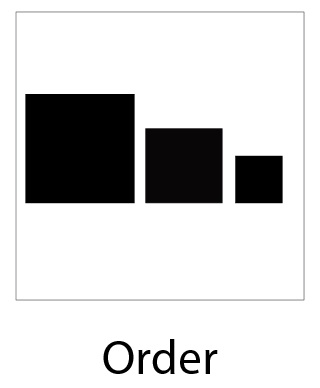
#> input picture images/order-copy.jpg, 320 x 388 px, given in place of the camera
$ python liveSketch_webcam.py
#> lines starting #> are read from the running program, lines starting #| are printed output that depends on the picture; after the words box and inside, x2 and y2 are one past the last pixel; in counts of white or black regions, pixels touching at a corner belong together
#> further down, frame is the input picture: shape (388, 320, 3); mean B, G, R 210.9, 210.8, 210.9
import cv2
import numpy as np

#function to generate sketch image
def sketch(image):
    #convert to grayscale
    img_gray=cv2.cvtColor(image,cv2.COLOR_BGR2GRAY)

    #clean up using gaussian Blur
    img_blur=cv2.GaussianBlur(image,(5,5),0)
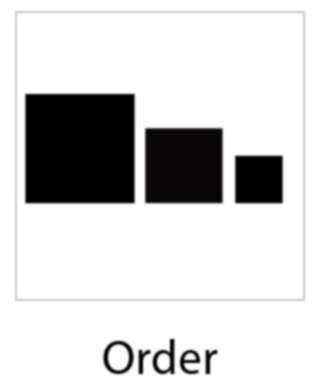
#> img_blur: shape (388, 320, 3); mean B, G, R 210.9, 210.8, 210.9

    #Extract edges using canny
    canny_img=cv2.Canny(image,10,70)
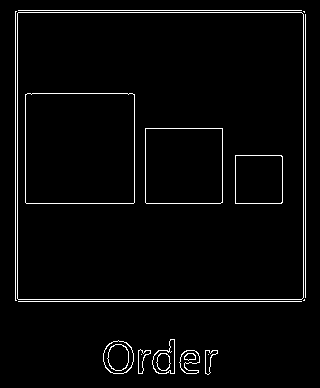
#> canny_img: shape (388, 320); 3.1% white in thin lines or dots, all inside (x1, y1, x2, y2) = (15, 10, 306, 375)

    #invert binary image
    ret, mask=cv2.threshold(canny_img,70,255,cv2.THRESH_BINARY_INV)

    return mask

# start video feed using cv2.VideoCapture()
# it returns frames i.e images and also
# ret is a boolean to check it reads a the frames
cap=cv2.VideoCapture(0)

while True:
    ret, frame =cap.read()
    cv2.imshow("Live Sketch",sketch(frame))
    if cv2.waitKey(1)==32: #32 is space bar
#> (key Esc is pressed here)
        break

# release camera
cap.release()
cv2.destroyAllWindows()

$ run again, on images/shapes.png
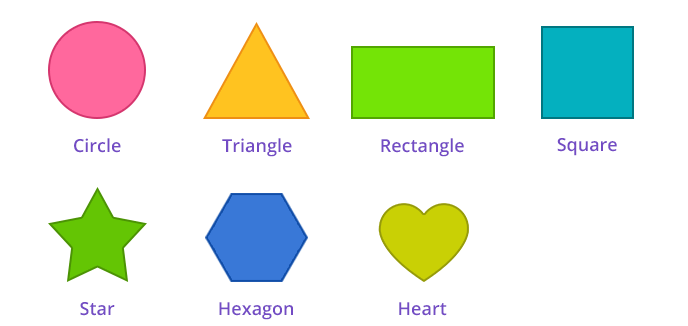
#> input picture images/shapes.png, 688 x 326 px, given in place of the camera
#> frame is the input picture: shape (326, 688, 3); mean B, G, R 219.8, 235.4, 226.8
#> in sketch, `img_gray=cv2.cvtColor(image,cv2.COLOR_BGR2GRAY)`:
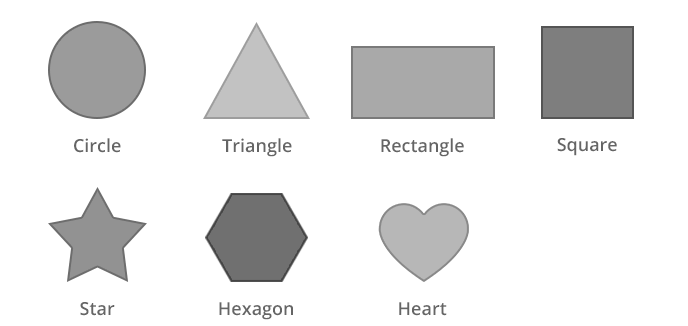
#> img_gray: shape (326, 688); min 69, max 255, mean 231
#> in sketch, `canny_img=cv2.Canny(image,10,70)`:
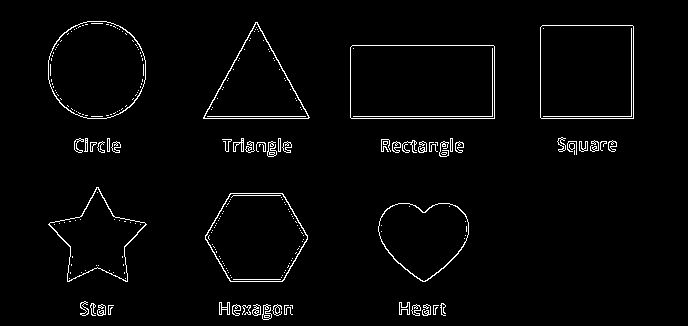
#> canny_img: shape (326, 688); 2.5% white in thin lines or dots, all inside (x1, y1, x2, y2) = (48, 21, 634, 320)
